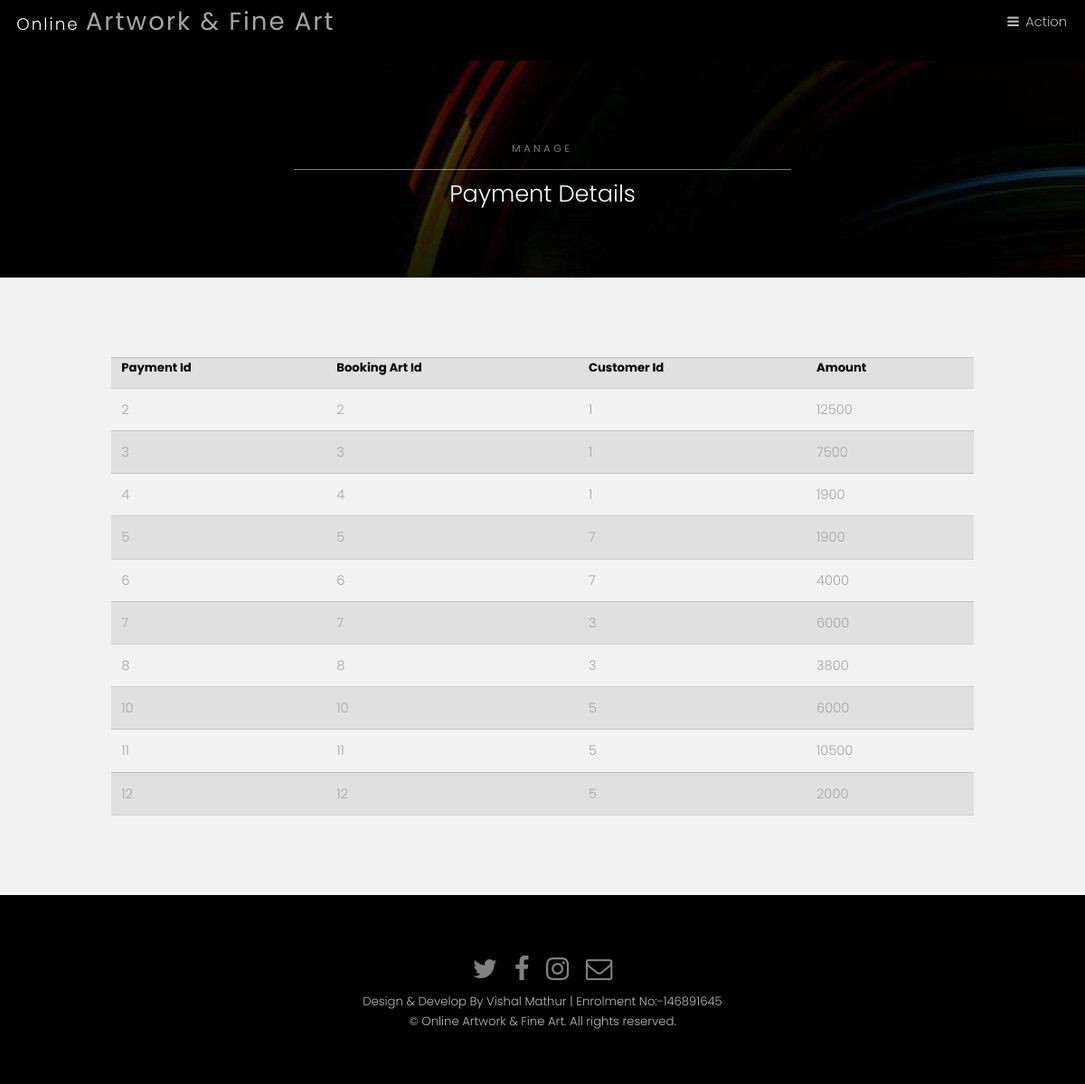
Screenshot of /admin/view_payment_detail.php with the database file from the repository.
### tables this page shows
CREATE TABLE `payment_info` (
  `pay_id` int(10) NOT NULL,
  `bart_id` int(10) NOT NULL,
  `cust_id` int(10) NOT NULL,
  `pay_amount` int(10) NOT NULL
);

### admin/view_payment_detail.php (the view, shortened to what this page needs)
<?php include("header/header.php");?>
<section id="One" class="wrapper style3">
   <div class="inner">
      <header class="align-center">
         <p>MANAGE</p>
         <h2>Payment Details</h2>
      </header>
   </div>
</section>
<section id="two" class="wrapper style2">
   <div class="content" style="overflow-x:auto"><?php
      $sql = "select * from payment_info";
      $run = mysqli_query( $con, $sql );
      echo "<table class='container divform'>
      	<tr>
      	<th>Payment Id</th>
      <th>Booking Art Id</mmth>
      <th> Customer Id</th>
      <th>Amount</th>
      	</tr>";
      while ( $result = mysqli_fetch_array( $run ) ) {
      	echo "<tr>
      <td>$result[0]</td>
      <td>$result[1]</td>
      <td>$result[2]</td>
      <td>$result[3]</td>
      		</tr>";
      }
      echo "</table>";
      ?> </div>
</section>
<?php include( "../footer/footer.php" );?>

### assets/css/main.css (style rules this page uses)
html, body, div, span, applet, object, iframe, h1, h2, h3, h4, h5, h6, p, blockquote, pre, a, abbr, acronym, address, big, cite, code, del, dfn, em, img, ins, kbd, q, s, samp, small, strike, strong, sub, sup, tt, var, b, u, i, center, dl, dt, dd, ol, ul, li, fieldset, form, label, legend, table, caption, tbody, tfoot, thead, tr, th, td, article, aside, canvas, details, embed, figure, figcaption, footer, header, hgroup, menu, nav, output, ruby, section, summary, time, mark, audio, video { margin: 0; padding: 0; border: 0; font-size: 100%; font: inherit; vertical-align: baseline; }
article, aside, details, figcaption, figure, footer, header, hgroup, menu, nav, section { display: block; }
body { line-height: 1; }
table { border-collapse: collapse; border-spacing: 0; }
body { -webkit-text-size-adjust: none; }
*, *:before, *:after { -moz-box-sizing: border-box; -webkit-box-sizing: border-box; box-sizing: border-box; }
.container { margin-left: auto; margin-right: auto; }
.container { width: 80rem; }
@media screen and (max-width: 1680px) { .container { width: 80rem; } }
@media screen and (max-width: 1280px) { .container { width: 65rem; } }
body { -ms-overflow-style: scrollbar; }
body { background: #fff; }
html { font-size: 13pt; }
@media screen and (max-width: 1680px) { html { font-size: 11pt; } }
@media screen and (max-width: 1280px) { html { font-size: 11pt; } }
body { background-color: #fff; color: #444; }
body, input, select, textarea { font-family: "Poppins", sans-serif; font-weight: 300; font-size: 1rem; line-height: 1.65; }
p { margin: 0 0 2rem 0; }
h1, h2, h3, h4, h5, h6 { font-weight: 300; line-height: 1.5; margin: 0 0 1rem 0; }
h2 { font-size: 1.75rem; }
.align-center { text-align: center; }
h1, h2, h3, h4, h5, h6 { color: #555; }
header p { position: relative; margin: 0 0 1.5rem 0; }
header p { color: #bbb; }
table { margin: 0 0 2rem 0; width: 100%; }
table tbody tr { border: solid 1px; border-left: 0; border-right: 0; }
table td { padding: 0.75rem 0.75rem; }
table th { font-size: 0.9rem; font-weight: 700; padding: 0 0.75rem 0.75rem 0.75rem; text-align: left; }
table tbody tr { border-color: rgba(144, 144, 144, 0.25); }
table tbody tr:nth-child(2n + 1) { background-color: rgba(144, 144, 144, 0.075); }
table th { color: #555; }
.wrapper { padding: 6rem 0 4rem 0 ; position: relative; margin: 0; }
.wrapper > .inner { margin: 0 auto; width: 80rem; }
.wrapper.style2 { background-color: #f2f2f2; color: #a6a6a6; }
.wrapper.style2 table tbody tr { border-color: rgba(0, 0, 0, 0.15); }
.wrapper.style2 table tbody tr:nth-child(2n + 1) { background-color: rgba(0, 0, 0, 0.075); }
.wrapper.style2 table th { color: #000; }
.wrapper.style3 { color: #bfbfbf; background-image: url(../../img/bg/bg.jpg); background-size: cover; background-attachment: fixed; background-position: center; position: relative; }
.wrapper.style3 h1, .wrapper.style3 h2, .wrapper.style3 h3, .wrapper.style3 h4, .wrapper.style3 h5, .wrapper.style3 h6 { color: #ffffff; }
.wrapper.style3 header p { color: #999999; }
.wrapper.style3 .inner { position: relative; z-index: 2; }
.wrapper.style3 p { text-transform: uppercase; font-size: .75rem; font-weight: 300; margin: 0 0 .5rem 0; padding: 0 0 1rem 0; letter-spacing: .25rem; }
.wrapper.style3 p:after { content: ''; position: absolute; margin: auto; right: 0; bottom: 0; left: 0; width: 50%; height: 1px; background-color: rgba(255, 255, 255, 0.5); }
.wrapper.style3:before { -moz-transition: opacity 3s ease; -webkit-transition: opacity 3s ease; -ms-transition: opacity 3s ease; transition: opacity 3s ease; -moz-transition-delay: 1.25s; -webkit-transition-delay: 1.25s; -ms-transition-delay: 1.25s; transition-delay: 1.25s; content: ''; display: block; background-color: rgba(0, 0, 0, 0.95); height: 100%; left: 0; opacity: 0.75; position: absolute; top: 0; width: 100%; z-index: 1; }
@media screen and (max-width: 1280px) { .wrapper > .inner { width: 75rem; } }

### rows the page displays
payment_info: pay_id "2", bart "2", cust "1", pay_amount "12500"
payment_info: pay_id "3", bart "3", cust "1", pay_amount "7500"
payment_info: pay_id "4", bart "4", cust "1", pay_amount "1900"
payment_info: pay_id "5", bart "5", cust "7", pay_amount "1900"
payment_info: pay_id "6", bart "6", cust "7", pay_amount "4000"
payment_info: pay_id "7", bart "7", cust "3", pay_amount "6000"
payment_info: pay_id "8", bart "8", cust "3", pay_amount "3800"
payment_info: pay_id "10", bart "10", cust "5", pay_amount "6000"
payment_info: pay_id "11", bart "11", cust "5", pay_amount "10500"
payment_info: pay_id "12", bart "12", cust "5", pay_amount "2000"
